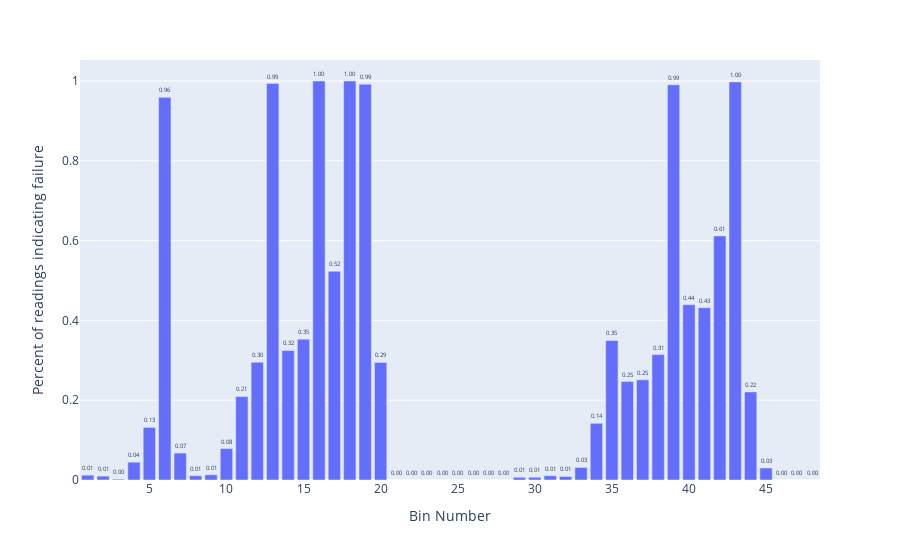

Source (notebook cell):
### Code cell
percent_flagged_figures['T06']

### Figure 1 — Plotly figure (JSON) as saved in the notebook; plotly's stock layout.template omitted (floating-point values rounded to 4 significant figures)
{"data": [{"alignmentgroup": "True", "cliponaxis": false, "hovertemplate": "Bin Number=%{x}<br>Percent of readings indicating failure=%{y}<br>text=%{text}<extra></extra>", "legendgroup": "", "marker": {"color": "#636efa", "pattern": {"shape": ""}}, "name": "", "offsetgroup": "", "orientation": "v", "showlegend": false, "text": ["0.01", "0.01", "0.00", "0.04", "0.13", "0.96", "0.07", "0.01", "0.01", "0.08", "0.21", "0.30", "0.99", "0.32", "0.35", "1.00", "0.52", "1.00", "0.99", "0.29", "0.00", "0.00", "0.00", "0.00", "0.00", "0.00", "0.00", "0.00", "0.01", "0.01", "0.01", "0.01", "0.03", "0.14", "0.35", "0.25", "0.25", "0.31", "0.99", "0.44", "0.43", "0.61", "1.00", "0.22", "0.03", "0.00", "0.00", "0.00"], "textposition": "outside", "type": "bar", "x": [1, 2, 3, 4, 5, 6, 7, 8, 9, 10, 11, 12, 13, 14, 15, 16, 17, 18, 19, 20, 21, 22, 23, 24, 25, 26, 27, 28, 29, 30, 31, 32, 33, 34, 35, 36, 37, 38, 39, 40, 41, 42, 43, 44, 45, 46, 47, 48], "xaxis": "x", "y": [0.01216, 0.009693, 0.002105, 0.04464, 0.1317, 0.959, 0.06751, 0.01079, 0.01312, 0.07873, 0.2092, 0.295, 0.9936, 0.3245, 0.3531, 1, 0.5232, 1, 0.992, 0.2947, 0, 0, 0, 0, 0, 0, 0, 0, 0.006747, 0.006808, 0.01066, 0.008772, 0.03139, 0.1421, 0.3496, 0.2466, 0.2511, 0.3143, 0.9906, 0.4394, 0.4317, 0.6118, 0.9977, 0.2208, 0.03005, 0, 0, 0], "yaxis": "y"}], "layout": {"barmode": "relative", "legend": {"tracegroupgap": 0}, "margin": {"t": 60}, "xaxis": {"anchor": "y", "domain": [0, 1], "title": {"text": "Bin Number"}}, "yaxis": {"anchor": "x", "domain": [0, 1], "title": {"text": "Percent of readings indicating failure"}}}}
